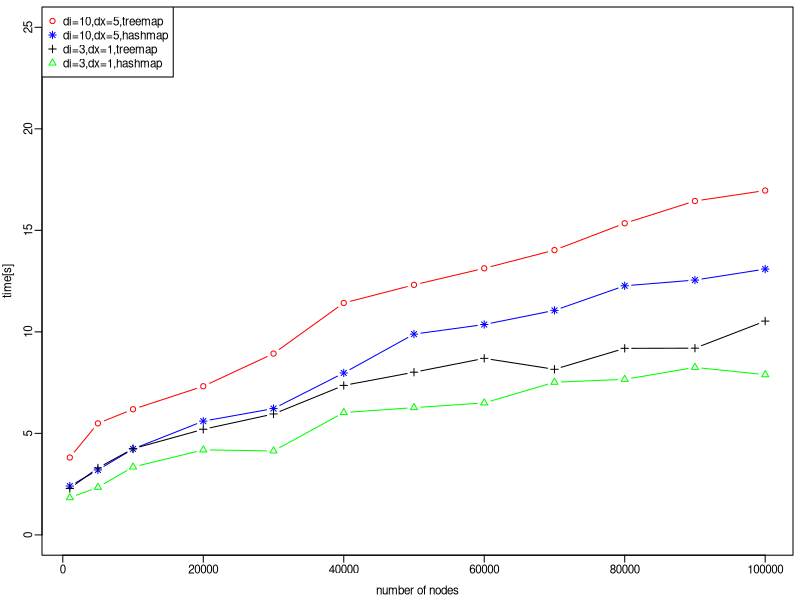

R code for this plot:
# Start using scientific notation at 1E5
options(scipen=6)

t1 = read.table("../test_series_d_in_const_all_dyn_DInOut10_5_hashmap.data")
t1_grouped = aggregate(V5 ~ V1, data = t1, FUN = mean)
t2 = read.table("../test_series_d_in_const_all_dyn_DInOut10_5_treemap.data")
t2_grouped = aggregate(V5 ~ V1, data = t2, FUN = mean)
t3 = read.table("../test_series_d_in_const_all_dyn_DInOut3_1_hashmap.data")
t3_grouped = aggregate(V5 ~ V1, data = t3, FUN = mean)
t4 = read.table("../test_series_d_in_const_all_dyn_DInOut3_1_treemap.data")
t4_grouped = aggregate(V5 ~ V1, data = t4, FUN = mean)



pdf(paste("test_series_d_in_const_all_dyn_cr.pdf",sep=""),width=2.8,height=2.5)
par(mar=c(3.2, 3, 0.5, 0.5))
par(mgp=c(2, 0.5, 0))
par(cex=0.7)

plot(t2_grouped,xlab="number of nodes",ylab="time[s]", ylim=c(0,25), type="b", col="red")
#c <- coefficients(lm(formula = sqrt(t1_grouped$V2) ~ t1_grouped$V1))
#curve(c[1]*c[1] + x*x*c[2]*c[2] + 2*c[2]*c[1]*x,add=TRUE,col="red")

lines(t1_grouped,pch=8,type="b",col="blue")
#c <- coefficients(lm(formula = sqrt(t2_grouped$V2) ~ t2_grouped$V1))
#curve(c[1]*c[1] + x*x*c[2]*c[2] + 2*c[2]*c[1]*x,add=TRUE,col="red")

lines(t3_grouped,pch=2, type="b",col="green")
lines(t4_grouped,pch=3, type="b",col="black")
#c <- coefficients(lm(formula = sqrt(t3_grouped$V2) ~ t3_grouped$V1))
#curve(c[1]*c[1] + x*x*c[2]*c[2] + 2*c[2]*c[1]*x,add=TRUE,col="red")
legend("topleft",c("di=10,dx=5,treemap", "di=10,dx=5,hashmap", "di=3,dx=1,treemap", "di=3,dx=1,hashmap"), pch=c(1,8,3,2), col=c("red", "blue", "black","green"))
dev.off()
